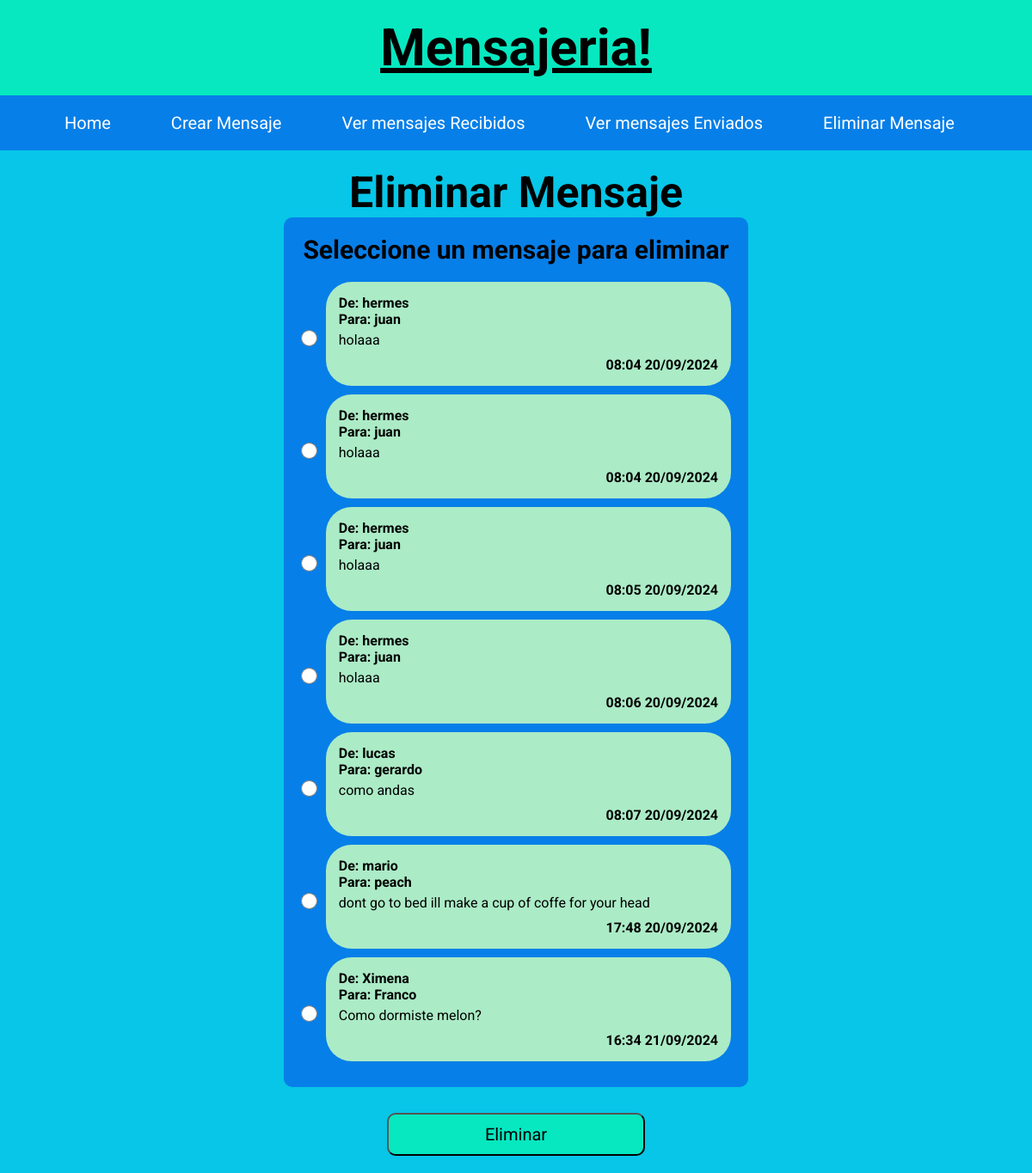
The page /aplicacion/eliminarMensaje on the database as committed earlier.
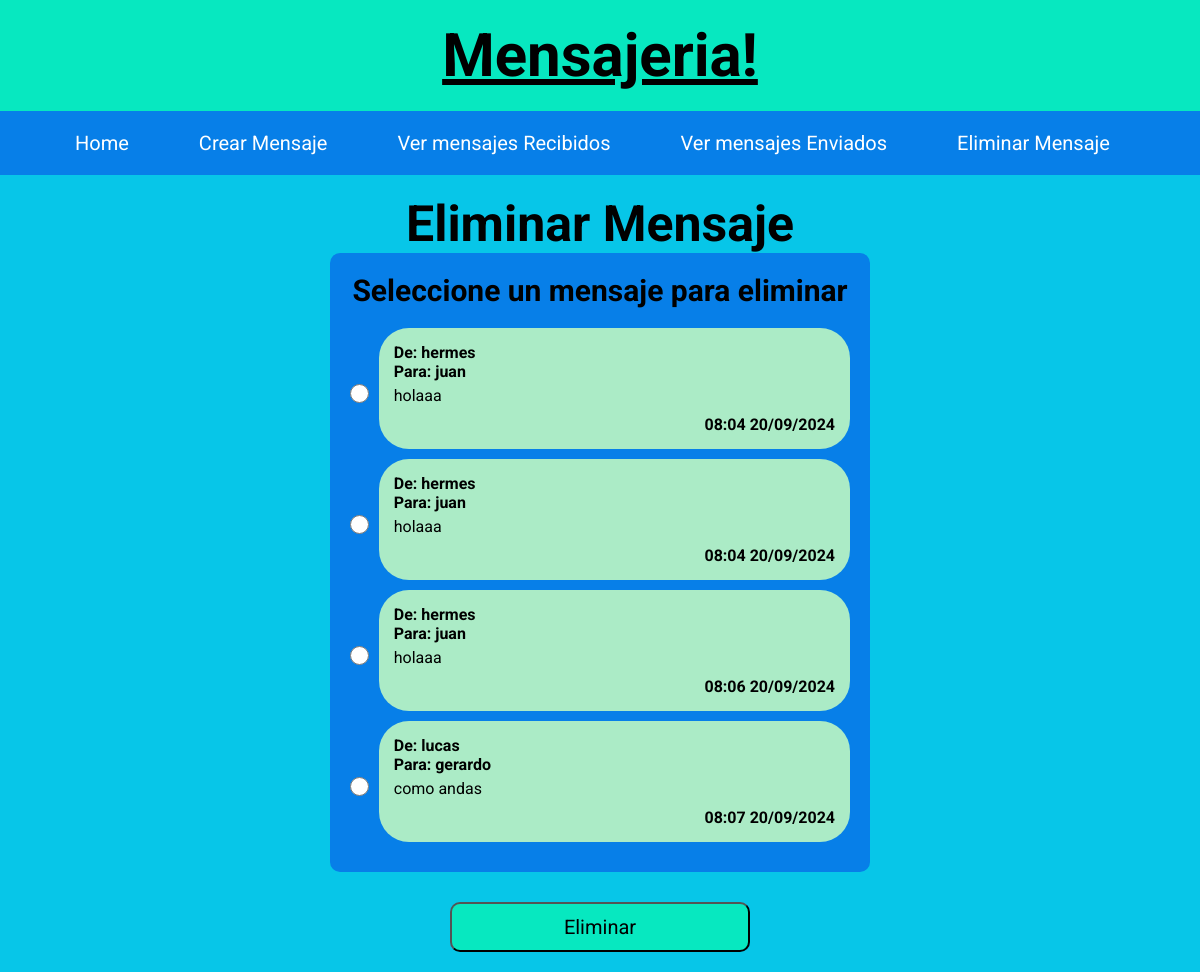
The same page on the database as committed later.
### miAplicacion/models.py (models this page shows, shortened)
class Mensaje(models.Model):
    texto = models.TextField()
    emisor = models.CharField(max_length=100)
    receptor = models.CharField(max_length=100)
    fechaEnvio = models.DateTimeField(auto_now_add=True)

### miAplicacion/views.py (the view, shortened to what this page needs)
# urls.py: path('aplicacion/eliminarMensaje', views.EliminarMensaje.as_view(),name="EliminarMensaje"),
class EliminarMensaje(View):
    def get(self, request):
        contexto = {
            'mensajes':Mensaje.objects.all(),
        }
        return render(request, 'eliminarMensaje.html', contexto)

### miAplicacion/templates/eliminarMensaje.html (shortened to what this page needs)
{% extends 'base.html' %}
{% block content%}
    <form method="post" class="eliminarMensaje">
        <h1>Eliminar Mensaje</h1>
        <div class="eliminarMensaje cuadro">
            <h3>Seleccione un mensaje para eliminar</h3>
            <ul>
                {% for mensaje in mensajes %}
                    <div class="radioConMensaje">
                        <input type="radio" name="id" value="{{ mensaje.id }}">
                        <li class="mensaje">
                            <div class="nombre">
                                De: {{ mensaje.emisor }} <br>
                                Para: {{ mensaje.receptor }}
                            </div>
                            <div class="texto">
                                {{ mensaje.texto }}
                            </div>
                            <div class="fechaHora">
                                {{ mensaje.fechaEnvio|date:"H:i d/m/Y" }}
                            </div>
                        </li>
                    </div>
                {% endfor %}
            </ul>
        </div>
        <button class="eliminarMensaje boton" type="submit">Eliminar</button>
    </form>
{% endblock %}

### miAplicacion/templates/base.html (shortened to what this page needs)
<!DOCTYPE html>
<html lang="en">
<head>
    {% load static %}
    <link rel="stylesheet" href="{% static 'css/estilos.css' %}">
</head>
<body>
    <div class="container">
        <div class="titulo">
            Mensajeria!
        </div>
        <div class="enlaces">
            {% include 'navbar.html' %}
        </div>
        <div class="contenido">
            {% block content %}
            {% endblock %}
        </div>
    </div>
</body>
</html>

### miAplicacion/templates/navbar.html
<a href="{% url 'mostrarHome' %}">Home</a>
<a href="{% url 'CrearMensaje' %}">Crear Mensaje</a>
<a href="{% url 'accionVerMensajesRecibidos' %}">Ver mensajes Recibidos</a>
<a href="{% url 'accionVerMensajesEnviados' %}">Ver mensajes Enviados</a>
<a href="{% url 'EliminarMensaje' %}">Eliminar Mensaje</a>

### miAplicacion/static/css/estilos.css (style rules this page uses)
* { margin: 0; padding: 0; box-sizing: border-box; font-family: 'Roboto'; }
body { background-color: #07C6E8; }
.container { display: flex; flex-direction: column; }
.titulo { padding: 20px; font-size: 60px; text-align: center; text-decoration: underline; font-weight: bold; background-color: #07E8C0; }
.enlaces { padding: 20px; display: flex; justify-content: space-evenly; text-align: left; background-color: #077FE8; font-size: 20px; }
.enlaces a { text-decoration: none; color: white; margin-right: 15px; background-color: #077FE8; text-align: center; }
.contenido { background-color: #07C6E8; padding: 20px; display: flex; justify-content: center; align-items: center; flex-direction: column; }
.mensaje { display: flex; flex-direction: column; padding: 15px; background-color: #abebc6; border-radius: 30px; width: 100%; margin-bottom: 10px; }
.mensaje .nombre { display: flex; flex-direction: row; align-items: center; justify-content: space-between; font-weight: bold; padding-bottom: 5px; width: 100%; }
.mensaje .fechaHora { display: flex; justify-content: end; margin-top: 10px; font-weight: bold; }
.eliminarMensaje { display: flex; align-items: center; justify-content: center; flex-direction: column; }
.eliminarMensaje h1 { font-size: 50px; font-weight: bold; text-align: center; }
.eliminarMensaje .cuadro { background-color: #077FE8; padding: 20px; border-radius: 10px; display: flex; align-items: center; justify-content: center; }
.eliminarMensaje .cuadro h3 { margin-bottom: 20px; font-size: 30px; }
.eliminarMensaje .cuadro ul { width: 100%; }
.eliminarMensaje .boton { margin-top: 30px; height: 50px; width: 300px; border-radius: 10px; background-color: #07E8C0; font-size: 20px; }
.radioConMensaje { display: flex; min-width: 500px }
.radioConMensaje input { width: 20px; margin-right: 10px; }

Rows that differ between the two databases and show on the page:
removed Mensaje: emisor "hermes", receptor "juan", texto "holaaa", fechaEnvio "08:05 20/09/2024"
removed Mensaje: emisor "mario", receptor "peach", texto "dont go to bed ill make a cup of coffe for your head", fechaEnvio "17:48 20/09/2024"
removed Mensaje: emisor "Ximena", receptor "Franco", texto "Como dormiste melon?", fechaEnvio "16:34 21/09/2024"
